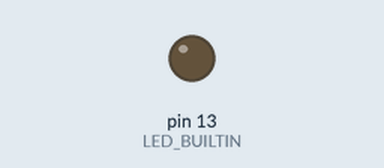
A sketch run on a simulated Arduino Uno, built with avr-gcc and run on an emulated ATmega328P. Shown: output pins drawn as LEDs (lit = HIGH).

Above: at 0.05 s.
Timing chart, 0 to 3.0 s (numbered marks = the images above):
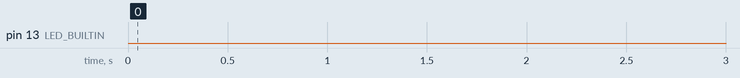

The sketch:

syncollatz.ino
```cpp
/*
 * This toy program simulates two concurrent, synchronous processes that are
 * each performing the Collatz operation from a different seed. In between
 * operations, they sleep for as long as their running value.
 *
 * Imperatively, this is what each process is doing:
 *
 *  int c = INIT;
 *  while (c != 1) {
 *      if (c % 2)
 *          c = c * 3 + 1;
 *      else
 *          c = c / 2;
 *      sleep(c);
 *  }
 *
 * Once terminated (i.e. reached 1), each process will toggle the LED.
 * Because there are 2 processes in this example, the LED will blink at 2Hz
 * between the completion of the first process and the completion of the second
 * process. After that, the nearly instantaneous toggling will cancel out,
 * signaling that both processes have terminated.
 */

/*
 * Each process some of its own local state to do whatever with.
 *
 * TODO: processes should be able to peek into the _previous_ states of itself
 * and of other concurrent processes (as long as it doesn't modify it). We can
 * implement this using a circular buffer.
 */
struct state {
    uint8_t _mem[512]; // each process gets 512B of memory
};

typedef uint32_t vtime_t;   // virtual unit of time representing one tick
struct proc {
    vtime_t sleep_time;     // time remaining to sleep
    vtime_t (*transition) (struct state *);
    struct state state;
};

/*
 * transition function for our collatz process
 */
vtime_t transitionCollatz(struct state *state) {
    uint32_t *c = (uint32_t *) state; // we're really only using 4B
    if (*c == 1) {
        return 0; // we are done, busy wait and trigger toggle
    }

    *c = *c % 2 == 0 ? *c / 2 : *c * 3 + 1; // collatz conditional

    return (vtime_t) *c; // sleep for as long as c
}


void initCollatz(struct proc *proc, uint32_t x) {
    *(uint32_t *) &proc->state = proc->sleep_time = x;
    proc->transition = transitionCollatz;
}

// two concurrent processes
struct proc ps[2];

// 4Hz interrupt rate
void setup_timer(void) {
    noInterrupts();

    // bit num:     7       6       5       4       3       2       1       0

    // initialize timer 1 control registers:
    TCCR1A = 0; //  COM1A1  COM1A0  COM1B1  COM1B0  -       -       WGM11   WGM10
    TCCR1B = 0; //  ICNC1   ICES1   -       WGM13   WGM12   CS12    CS11    CS10

    // initialize Timer/Counter Interrupt Mask Register:
    TIMSK1 = 0; //  -       -       ICIE1   -       -       OCIE1B  OCIE1A  TOIE0

    // enable CTC mode 4 (comparing with OCR1A)
    //  WGM13=0     WGM12=1     WGM11=0     WGM10
    TCCR1B |= _BV(WGM12);

    // set prescalar as 256
    //  CS12=1  CS11=0  CS10=0
    TCCR1B |= _BV(CS12);

    // once OCR1A reaches this value, interrupt triggers, and the timer resets
    OCR1A = 15625; // 16 MHz (clock) / 1024 (prescalar) / 4Hz (desired rate)
    TIMSK1 |= _BV(OCIE1A);

    TCNT1 = 0;  // initialize timer 1 counter
    TIFR1 = 0;  // clear interrupt flag register

    interrupts();
}


void setup() {
    pinMode(LED_BUILTIN, OUTPUT);

    // these will take too long
    /*initCollatz(ps,     97); // should take 118 steps*/
    /*initCollatz(ps + 1, 27); // should take 111 steps*/

    initCollatz(ps,      9); // should take 19 steps
    initCollatz(ps + 1, 12); // should take 9 steps

    setup_timer();
}


// Interrupt Service Routine for when timer hits OCR1A
ISR(TIMER1_COMPA_vect) {
    int i;
    for (i = 0; i < sizeof(ps) / sizeof(*ps); i++) { // for each process
        struct proc *p = ps + i;

        if (p->sleep_time) {
            p->sleep_time--;
            // continue to sleep
        } else {
            // wake up and transition
            p->sleep_time = p->transition(&p->state);

            if (!p->sleep_time)
                // we are done; toggle LED pin
                digitalWrite(LED_BUILTIN, digitalRead(LED_BUILTIN) ^ 1);
        }
    }
}

void loop() {
}
```

Measured:
- by itself, pin 13 (LED_BUILTIN): LOW → HIGH at 19.0 s, → LOW 0.25 s later, → HIGH 0.25 s later, → LOW 0.25 s later, … (282 changes in this stretch)
